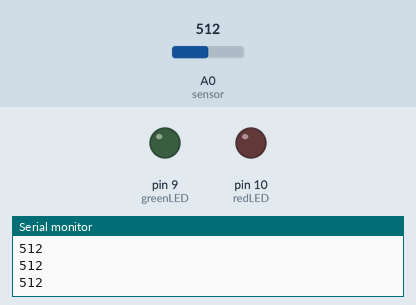
The sketch below on a simulated Arduino Uno, built with avr-gcc and run on an emulated ATmega328P. On the bench: output pins drawn as LEDs (lit = HIGH), the last lines printed to the serial monitor. Inputs (shaded band) come from the test bench; at power-on: A0 (sensor) = 512.

Above: at 1.2 s.
1.3 s: A0 (sensor) set to 585
2.8 s: A0 (sensor) set to 612
At 3.2 s:
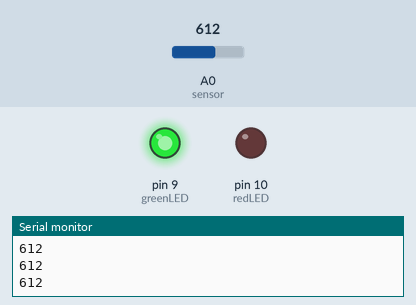
4.3 s: A0 (sensor) set to 590
At 5.5 s:
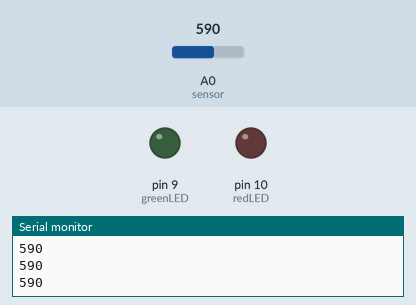
5.8 s: A0 (sensor) set to 610
At 11.0 s:
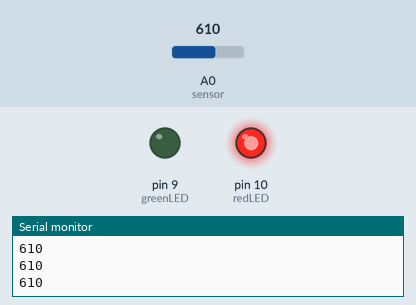
Timing chart, 0 to 11.3 s (numbered marks = the images above; inputs shaded):
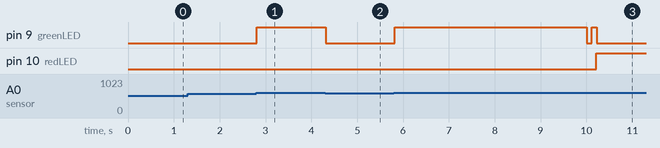

Measured:
- the behaviour switches between 600 and 601 on A0 (sensor) (found by bisection; images 0 and 1)
- after the input at 2.8 s, pin 9 (greenLED): LOW → HIGH at once
- after the input at 4.3 s, pin 9 (greenLED): HIGH → LOW at once
- after the input at 5.8 s, pin 9 (greenLED): LOW → HIGH at once, → LOW 4.2 s later, → HIGH 0.10 s later, → LOW 0.11 s later; pin 10 (redLED): LOW → HIGH after 4.4 s

The sketch:

assignment2.ino
```cpp
int greenLED = 9;
int redLED = 10;
int sensor = A0;
int timesUp = 10000;
long starting = 0;
long countDown = 0;
boolean LEDOn = false;
boolean blinking = false;

void setup() {
  Serial.begin(9600);
  pinMode(greenLED, OUTPUT);
  pinMode(redLED, OUTPUT);
}

void loop() {
  int reading = analogRead(sensor);
  Serial.println(reading);
  delay(10);
  if (reading <= 600 || blinking == true) {
    digitalWrite(greenLED, LOW);
    LEDOn = false;
  }
  if (blinking == false || reading <= 600) {
    digitalWrite(redLED, LOW);
    LEDOn = false;
    blinking = false;
  }
  if (reading > 600 && blinking == false) {
    digitalWrite(greenLED, HIGH);
    LEDOn = true;
    blinking = false;
  }
  if (LEDOn == true && millis() - starting > timesUp) {
    digitalWrite(greenLED, LOW);
    delay(100);
    digitalWrite(greenLED, HIGH);
    delay(100);
    starting = millis();
    blinking = true;
    LEDOn = true;
  }
  if ( blinking == true && micros() - countDown > 2*timesUp) {
    digitalWrite(redLED, HIGH);
    countDown = micros();
    LEDOn = false;
  }
}
```
